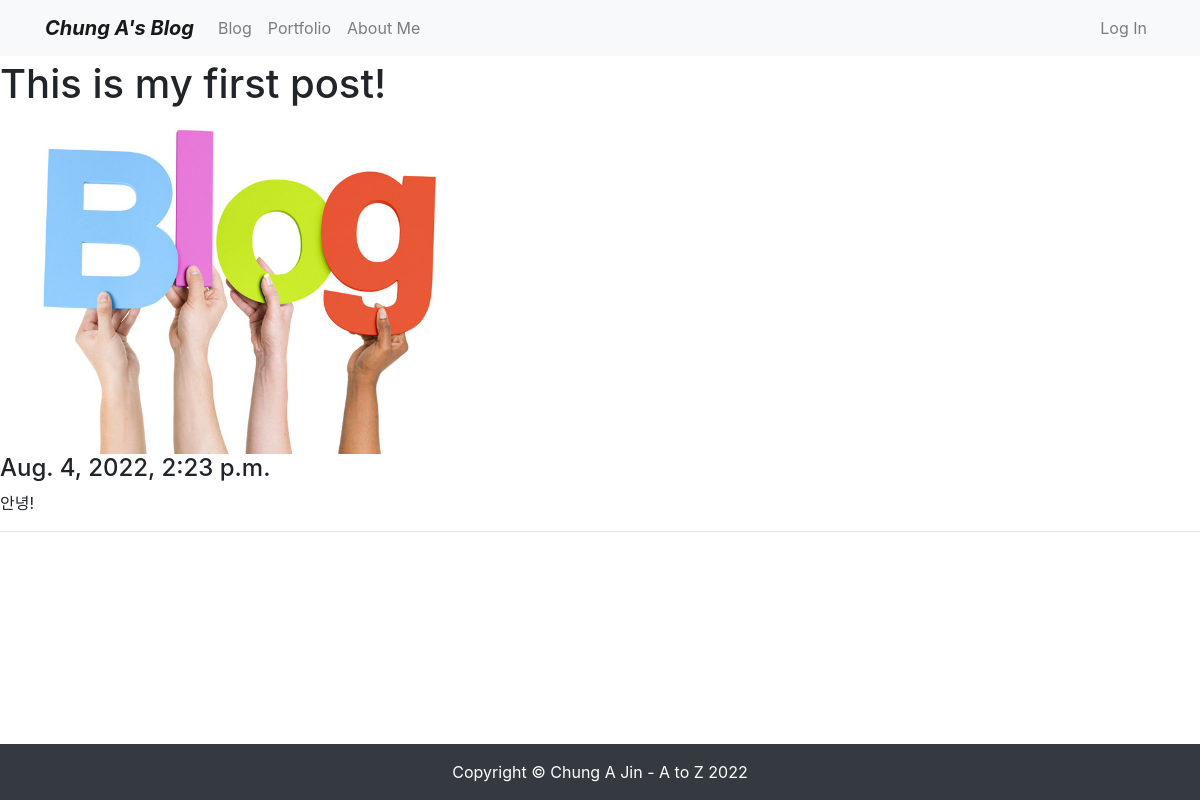
Page /blog/1/ on the committed database.
### blog/models.py (models this page shows, shortened)
class Post(models.Model):
    title = models.CharField(max_length=30)
    content = models.TextField()
    image = models.ImageField(upload_to='featured_image/%Y/%m/%d/')
    created_at = models.DateTimeField(auto_now_add=True)
    updated_at = models.DateTimeField(auto_now=True)

### blog/views.py (the view)
# urls.py: path('<int:pk>/', views.PostDetail.as_view()),
class PostDetail(DetailView):
    model = Post

### blog/templates/blog/post_detail.html (shortened to what this page needs)
{% extends 'blog/base.html' %}
{% block main_area %}
    <h1>{{ post.title }}</h1>
    <div><img src="{{ post.image.url }}" width="40%"></div>
    <h4>{{ post.created_at }}</h4>
    <p>{{ post.content }}</p>
    <hr />
{% endblock %}

### rows in the picture
Post: title "This is my first post!", image (picture), created_at "Aug. 4, 2022, 2:23 p.m.", content "안녕!"
